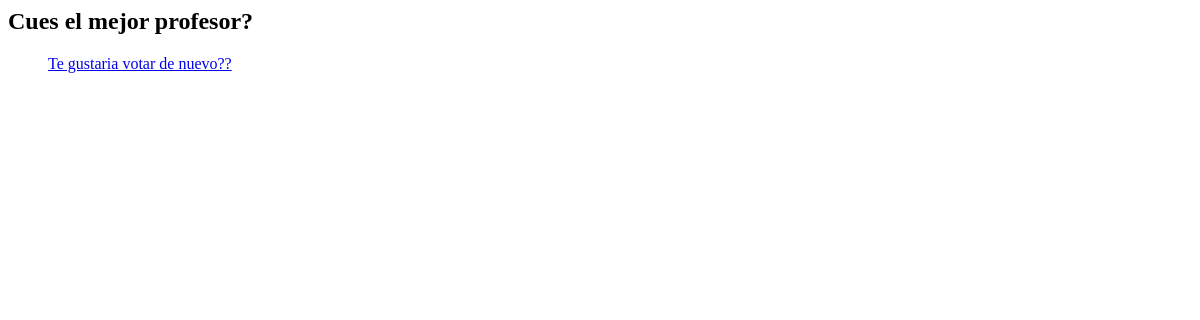
The page /polls/2/results/ on the database as committed earlier.
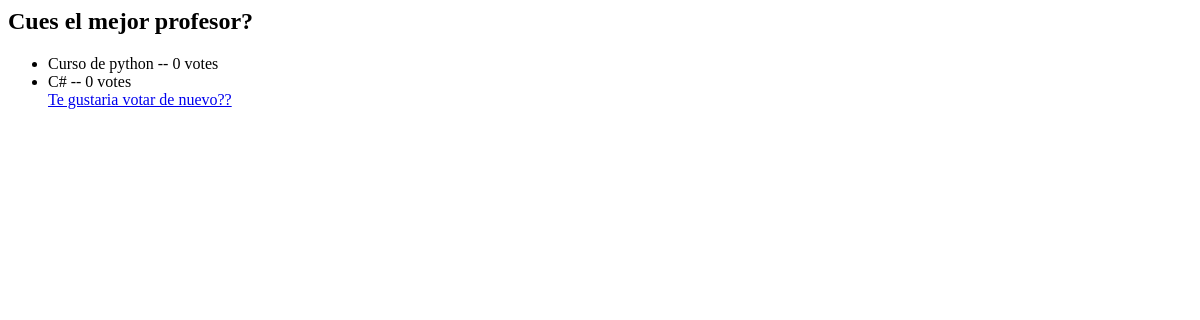
The same page on the database as committed later.
### polls/models.py (models this page shows)
class Choice(models.Model):
    question = models.ForeignKey(Question, on_delete=models.CASCADE)
    choice_text = models.CharField(max_length=200)
    votes = models.IntegerField(default=0)

### polls/views.py (the view)
# urls.py: path('<int:question_id>/results/', views.results, name='results'),
def results(request, question_id):
    question  = get_object_or_404(Question, pk=question_id)
    return render(request, 'polls/results.html', {'question': question})

### polls/templates/polls/results.html
<h2>
{{question.question_text}}
</h2>
<ul>
{% for choice in question.choice_set.all %}
    <li>{{choice.choice_text}} -- {{choice.votes}} vote{{choice.votes|pluralize}}</li>
{% endfor %}
<a href="{% url 'polls:details' question.id %}">Te gustaria votar de nuevo??</a>

Rows that differ between the two databases and show on the page:
added Choice: choice_text "Curso de python", votes "0"
added Choice: choice_text "C#", votes "0"
